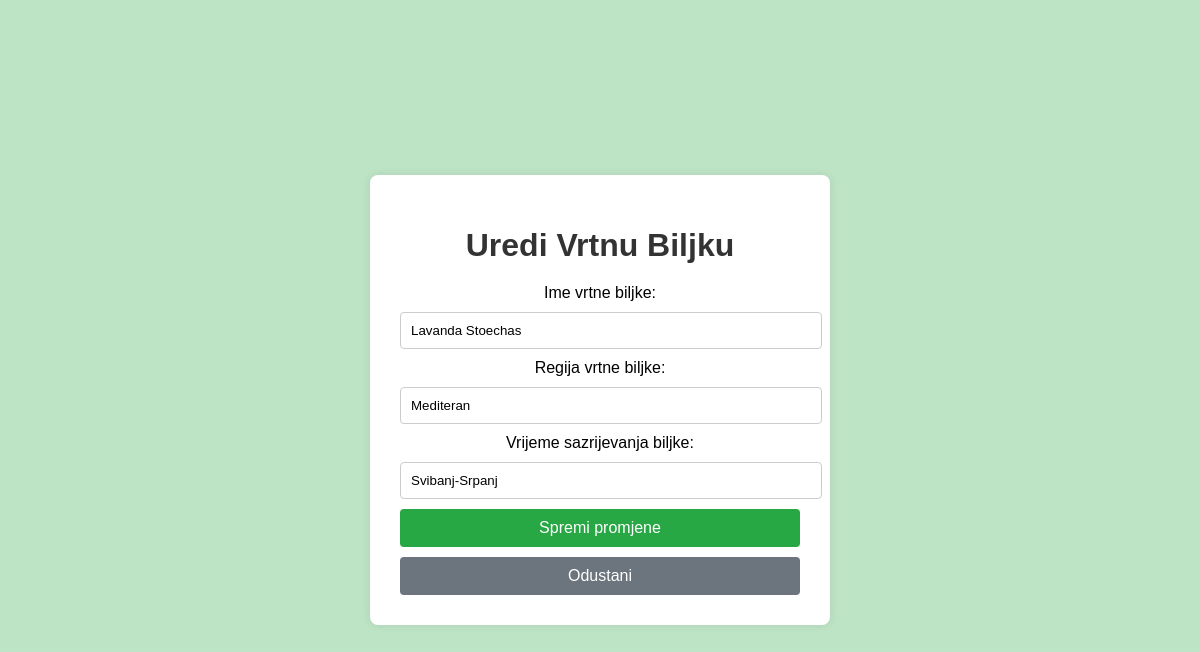
/vrtnabiljke/85/uredi/ (signed in), run on the app's committed database.
### PZWapp/models.py (models this page shows, shortened)
class VrtnaBiljka(models.Model):
    user = models.ForeignKey(
        settings.AUTH_USER_MODEL,
        on_delete=models.CASCADE,
        related_name='vrtne_biljke',
        default=get_default_user()
    )
    ime_v = models.CharField(max_length=30)
    regijaBiljke_v = models.CharField(max_length=100)
    vrijemeSazrijevanja_v = models.CharField(max_length=50)

### PZWapp/views.py (the view)
# urls.py: path('vrtnabiljke/<int:pk>/uredi/', VrtnaBiljkaUpdateView.as_view(), name='vrtnabiljka_update'),
class VrtnaBiljkaUpdateView(LoginRequiredMixin, UpdateView):
    model = VrtnaBiljka
    template_name = 'main/vrtna_biljka_form.html'
    fields = ['ime_v', 'regijaBiljke_v', 'vrijemeSazrijevanja_v']
    template_name = 'main/vrtna_biljka_update.html'
    success_url = reverse_lazy('PZWapp:vrtnabiljka_list')

### PZWapp/templates/main/vrtna_biljka_update.html (shortened to what this page needs)
<!DOCTYPE html>
<html>
<head>
    {% load static %}
    <link rel="stylesheet" type="text/css" href="{% static 'css/uredivanje.css' %}">
</head>
<body>
    <div class="container">
        <h1>Uredi Vrtnu Biljku</h1>
        <form method="post" enctype="multipart/form-data">
            <label for="{{ form.ime_v.id_for_label }}">Ime vrtne biljke:</label>
            {{ form.ime_v }}
            <label for="{{ form.regijaBiljke_v.id_for_label }}">Regija vrtne biljke:</label>
            {{ form.regijaBiljke_v }}
            <label for="{{ form.vrijemeSazrijevanja_v.id_for_label }}">Vrijeme sazrijevanja biljke:</label>
            {{ form.vrijemeSazrijevanja_v }}
            <button type="submit">Spremi promjene</button>
            <a href="{% url 'PZWapp:vrtnabiljka_list' %}" class="cancel-btn">Odustani</a>
        </form>
    </div>
</body>
</html>

### PZWapp/static/css/uredivanje.css (style rules this page uses)
body { font-family: Arial, sans-serif; background-color: #f9f9f9; display: flex; justify-content: center; align-items: center; background-color: rgba(40, 167, 69, 0.3); height: 100vh; margin: 0; }
.container { background: #ffffff; padding: 30px; border-radius: 8px; box-shadow: 0 0 10px rgba(0, 0, 0, 0.1); text-align: center; width: 400px; }
h1 { color: #333; margin-bottom: 20px; }
form { display: flex; flex-direction: column; }
input, select, textarea { width: 100%; padding: 10px; margin: 10px 0; border: 1px solid #ccc; border-radius: 4px; }
button { background-color: #28a745; color: white; padding: 10px; border: none; border-radius: 4px; cursor: pointer; font-size: 16px; }
.cancel-btn { background-color: #6c757d; padding: 10px; display: block; text-align: center; text-decoration: none; color: white; border-radius: 4px; margin-top: 10px; }

### data on the page
VrtnaBiljka: ime_v "Lavanda Stoechas", regijaBiljke_v "Mediteran", vrijemeSazrijevanja_v "Svibanj-Srpanj"
